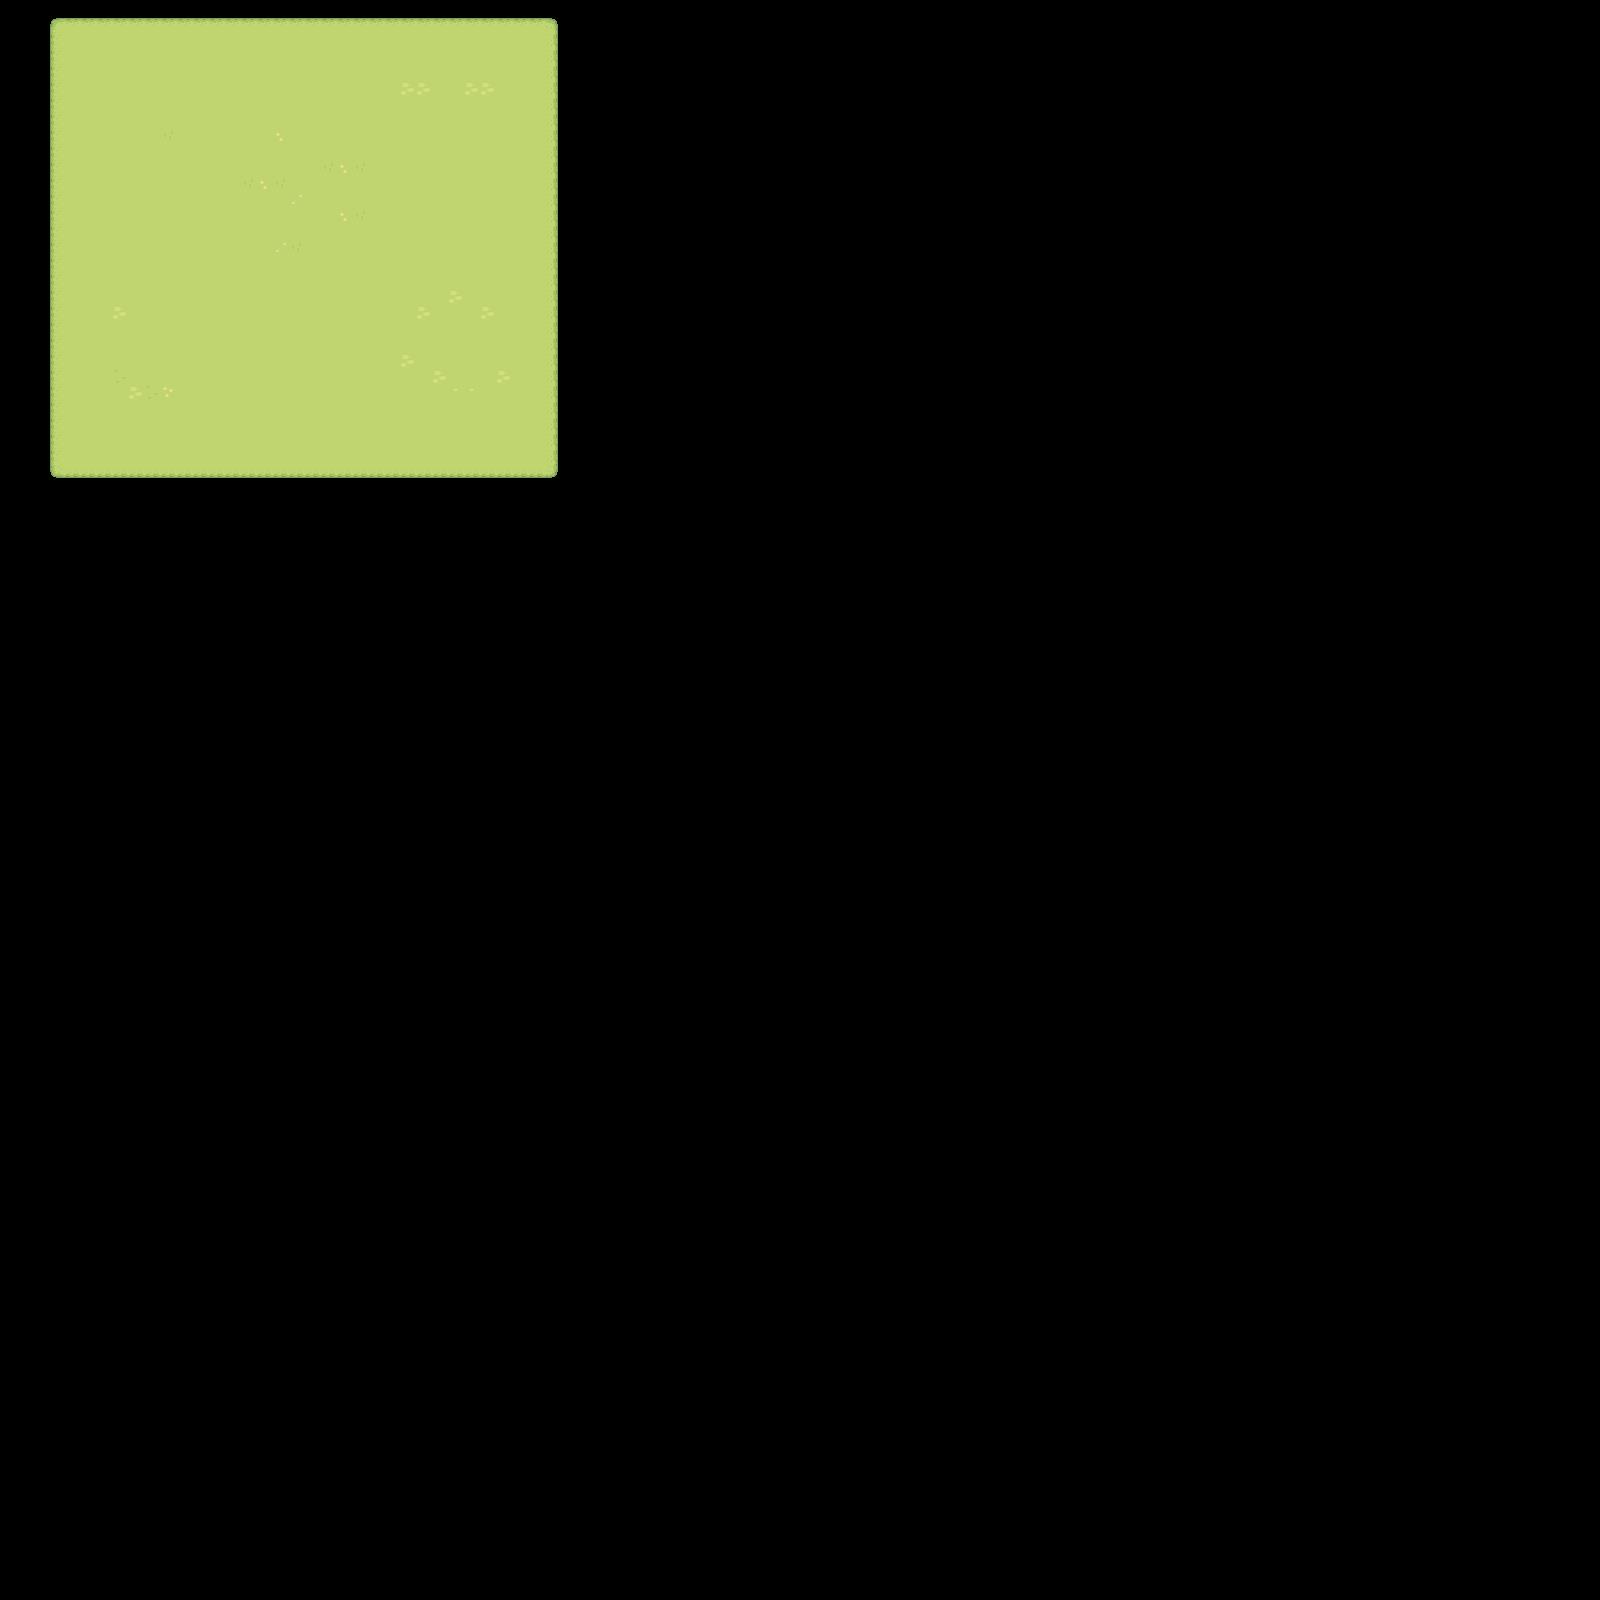

A level layout from a 2D game, rendered from its tile map. Below: a short description, then the map file with tile-grid data replaced by summaries:
An orthogonal 100x100 tile map with 16x16 px tiles, 2 tile layers (Ground, Walls) and 6 objects (3x ChestPoint, 3x EnemyPoint).

<map version="1.8" tiledversion="1.8.4" orientation="orthogonal" renderorder="right-down" width="100" height="100" tilewidth="16" tileheight="16" infinite="0" nextlayerid="5" nextobjectid="9">
 <editorsettings>
  <export target="Grass.json" format="json" />
 </editorsettings>
 <tileset firstgid="1" name="Grass" tilewidth="16" tileheight="16" tilecount="80" columns="10">
  <image source="Grass.png" trans="ff00ff" width="160" height="128" />
  <tile id="31">
   <properties>
    <property name="collides" type="bool" value="true" />
   </properties>
  </tile>
  <tile id="32">
   <properties>
    <property name="collides" type="bool" value="true" />
   </properties>
  </tile>
  <tile id="33">
   <properties>
    <property name="collides" type="bool" value="true" />
   </properties>
  </tile>
  <tile id="41">
   <properties>
    <property name="collides" type="bool" value="true" />
   </properties>
  </tile>
  <tile id="43">
   <properties>
    <property name="collides" type="bool" value="true" />
   </properties>
  </tile>
  <tile id="51">
   <properties>
    <property name="collides" type="bool" value="true" />
   </properties>
  </tile>
  <tile id="52">
   <properties>
    <property name="collides" type="bool" value="true" />
   </properties>
  </tile>
  <tile id="53">
   <properties>
    <property name="collides" type="bool" value="true" />
   </properties>
  </tile>
 </tileset>
 <layer id="1" name="Ground" width="100" height="100">
  <data>[10000 cells, 810 non-empty, 8 distinct tile ids]</data>
 </layer>
 <layer id="2" name="Walls" width="100" height="100">
  <data>[10000 cells, 118 non-empty, 8 distinct tile ids]</data>
 </layer>
 <objectgroup id="3" name="Chests">
  <object id="1" name="ChestPoint" x="144" y="368">
   <point />
  </object>
  <object id="2" name="ChestPoint" x="480" y="368">
   <point />
  </object>
  <object id="3" name="ChestPoint" x="480" y="96">
   <point />
  </object>
 </objectgroup>
 <objectgroup id="4" name="Enemies">
  <object id="6" name="EnemyPoint" x="416" y="96">
   <point />
  </object>
  <object id="7" name="EnemyPoint" x="448" y="368">
   <point />
  </object>
  <object id="8" name="EnemyPoint" x="176" y="384">
   <point />
  </object>
 </objectgroup>
</map>
